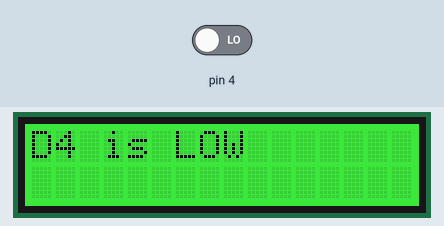
Bench run of a sketch on a simulated Arduino Uno, built with avr-gcc and run on an emulated ATmega328P. Shown: 16×2 character LCD. Inputs (shaded band) come from the test bench; at power-on: pin 4 LOW. Random numbers use the default seed unless the sketch sets one; what the sketch prints to the serial monitor is not drawn.

Above: at 1.2 s.
1.3 s: pin 4 driven HIGH
At 1.47 s:
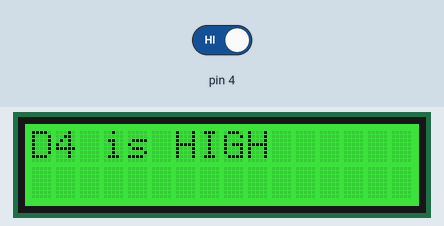
3.7 s: pin 4 driven LOW
At 6.15 s:
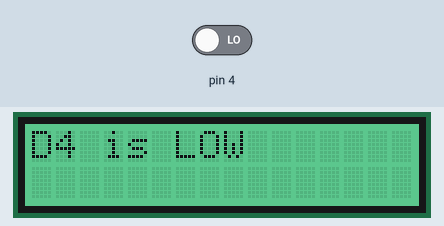
6.7 s: pin 4 driven HIGH
At 7.08 s:
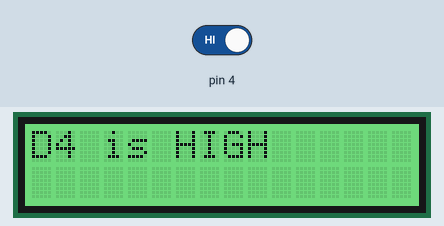
9.3 s: pin 4 driven LOW
At 9.61 s:
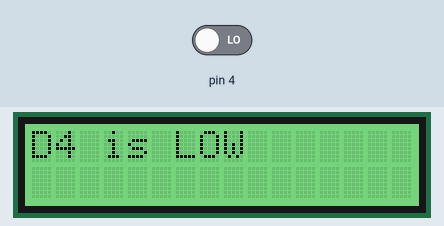
11.8 s: pin 4 driven HIGH
At 12.08 s:
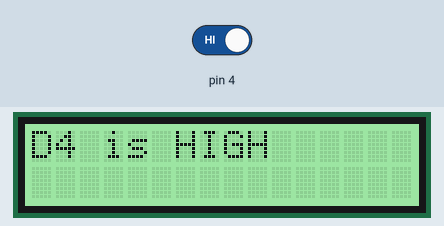
14.8 s: pin 4 driven LOW
At 15.24 s:
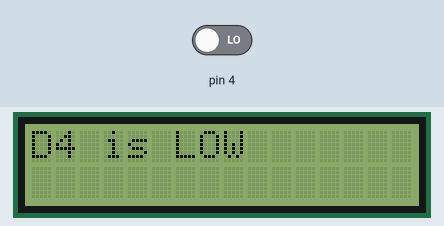

The sketch:

WriteLCD.ino
```cpp
#include <Wire.h>
#include "rgb_lcd.h"

rgb_lcd lcd; // Correctly instantiate the lcd object

unsigned long previousMillis = 0;
const long interval = 2000; // 2 seconds
int currentR = 0, currentG = 255, currentB = 0;
int targetR, targetG, targetB;

void setup() {
  // Initialize the LCD
  lcd.begin(16, 2); // Set up the LCD's number of columns and rows
  lcd.setRGB(currentR, currentG, currentB); // Set the initial RGB backlight color

  // Set pin D4 as input
  pinMode(4, INPUT);

  // Initialize Serial communication
  Serial.begin(9600);
}

void loop() {
  unsigned long currentMillis = millis();

  if (currentMillis - previousMillis >= interval) {
    previousMillis = currentMillis;

    // Set new random target color every 2 seconds
    targetR = random(256);
    targetG = random(256);
    targetB = random(256);
  }

  // Gradually fade to the target color
  if (currentR < targetR) currentR++;
  else if (currentR > targetR) currentR--;

  if (currentG < targetG) currentG++;
  else if (currentG > targetG) currentG--;

  if (currentB < targetB) currentB++;
  else if (currentB > targetB) currentB--;

  lcd.setRGB(currentR, currentG, currentB);

  // Read the status of pin D4 and print it to the LCD
  lcd.clear();
  bool pinStatus = digitalRead(4) == HIGH;
  if (pinStatus) {
    lcd.print("D4 is HIGH");
  } else {
    lcd.print("D4 is LOW");
  }
  Serial.println(pinStatus); // Send status as boolean over UART

  delay(25); // Small delay to control the fade speed
}
```
